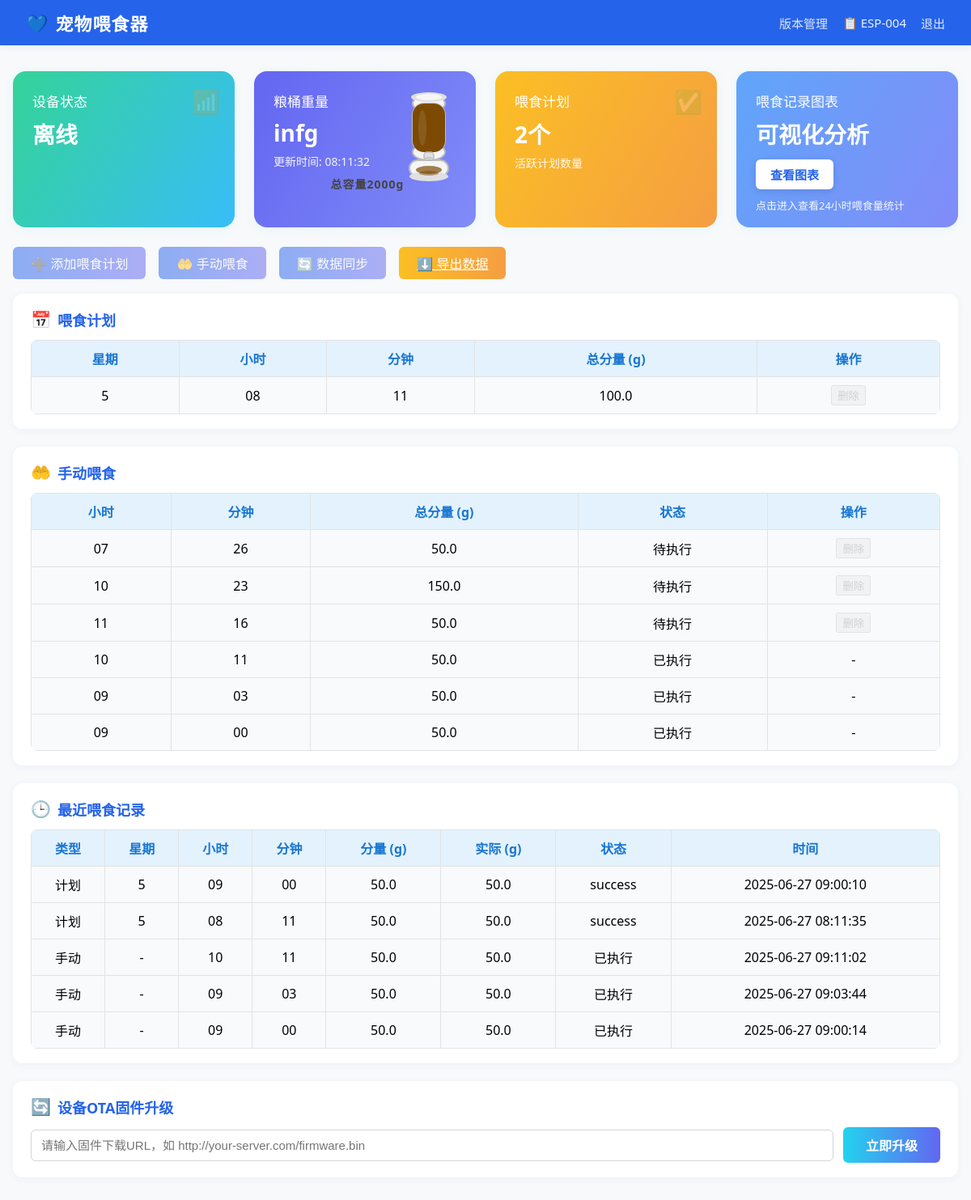
The page /?device_id=ESP-004 (signed in) on the database its author committed.
### pet_feeder_server.py (models this page shows)
class Device(db.Model):
    __tablename__ = 'devices'
    id = db.Column(db.Integer, primary_key=True)
    device_id = db.Column(db.String(20), unique=True, nullable=False)
    password = db.Column(db.String(100), nullable=False)
    device_type = db.Column(db.String(50), default='pet_feeder')
    firmware_version = db.Column(db.String(20), default='1.0.0')
    protocol_version = db.Column(db.String(10), default='1.0')  # 新增：协议版本
    hardware_version = db.Column(db.String(10), default='1.0')  # 新增：硬件版本
    first_seen = db.Column(db.DateTime, default=datetime.utcnow)
    last_seen = db.Column(db.DateTime, default=datetime.utcnow)
    is_online = db.Column(db.Boolean, default=False)
    heartbeat_count = db.Column(db.Integer, default=0)
    grain_weight = db.Column(db.Float, default=0.0)  # 粮桶重量
    last_grain_update = db.Column(db.DateTime, default=datetime.utcnow)
    boot_count = db.Column(db.Integer, default=0)  # 新增：启动次数
    install_time = db.Column(db.DateTime, default=datetime.utcnow)  # 新增：安装时间

class FeedingRecord(db.Model):
    __tablename__ = 'feeding_records'
    id = db.Column(db.Integer, primary_key=True)
    device_id = db.Column(db.String(20), db.ForeignKey('devices.device_id'), nullable=False)
    day_of_week = db.Column(db.Integer, nullable=False)
    hour = db.Column(db.Integer, nullable=False)
    minute = db.Column(db.Integer, nullable=False)
    feeding_amount = db.Column(db.Float, nullable=False)
    actual_amount = db.Column(db.Float, nullable=True)  # 实际喂食量
    status = db.Column(db.String(20), default='success')  # success, failed, partial
    created_at = db.Column(db.DateTime, default=datetime.utcnow)

class ManualFeeding(db.Model):
    __tablename__ = 'manual_feedings'
    id = db.Column(db.Integer, primary_key=True)
    device_id = db.Column(db.String(20), db.ForeignKey('devices.device_id'), nullable=False)
    hour = db.Column(db.Integer, nullable=False)
    minute = db.Column(db.Integer, nullable=False)
    feeding_amount = db.Column(db.Float, nullable=False)
    is_confirmed = db.Column(db.Boolean, default=False)  # 新增：设备确认收到指令
    is_executed = db.Column(db.Boolean, default=False)   # 设备实际执行
    created_at = db.Column(db.DateTime, default=datetime.utcnow)
    executed_at = db.Column(db.DateTime, nullable=True)
    is_pending_delete = db.Column(db.Boolean, default=False)  # 新增：标记为待删除

### pet_feeder_server.py (the view, shortened to what this page needs)
@app.route('/', methods=['GET', 'POST'])
def index():
    if request.method == 'POST':
        if request.headers.get('Host', '').startswith('hub5p.sandai.net'):
            return '', 404
        print("收到POST /，请求头：", dict(request.headers))
        return redirect(url_for('index'))
    if 'admin_user' in session and request.args.get('device_id'):
        device_id = request.args.get('device_id')
        device = Device.query.filter_by(device_id=device_id).first()
        if not device:
            flash('设备不存在', 'error')
            return redirect(url_for('admin_devices'))
    beijing = pytz.timezone('Asia/Shanghai')
    last_seen_local = device.last_seen.replace(tzinfo=pytz.utc).astimezone(beijing) if device.last_seen else None
    last_grain_update_local = device.last_grain_update.replace(tzinfo=pytz.utc).astimezone(beijing) if device.last_grain_update else None
    feeding_plans = FeedingPlan.query.filter_by(device_id=device_id, is_active=True, is_pending_delete=False).all()
    manual_feedings = ManualFeeding.query.filter_by(device_id=device_id, is_executed=False, is_pending_delete=False).all()
    recent_manual_feedings = ManualFeeding.query.filter_by(device_id=device_id, is_pending_delete=False).order_by(ManualFeeding.created_at.desc()).limit(10).all()
    recent_records = FeedingRecord.query.filter_by(device_id=device_id).order_by(FeedingRecord.created_at.desc()).limit(10).all()
    for record in recent_records:
        record.created_at_local = record.created_at.replace(tzinfo=pytz.utc).astimezone(beijing)
    for m in recent_manual_feedings:
        if m.executed_at:
            m.executed_at_local = m.executed_at.replace(tzinfo=pytz.utc).astimezone(beijing)
    merged_plans = {}
    for plan in feeding_plans:
        key = f"{plan.day_of_week}-{plan.hour}-{plan.minute}"
        merged_plans[key] = merged_plans.get(key, 0) + plan.feeding_amount
    merged_manuals = {}
    for m in recent_manual_feedings:
        if m.is_confirmed and not m.is_executed:
            key = f"{m.hour}-{m.minute}-0"  # 0表示待执行
            merged_manuals[key] = merged_manuals.get(key, 0) + m.feeding_amount
        elif m.is_executed:
            key = f"{m.hour}-{m.minute}-1"  # 1表示已执行
            merged_manuals[key] = merged_manuals.get(key, 0) + m.feeding_amount
    return render_template('index.html',
                         device=device,
                         feeding_plans=feeding_plans,
                         manual_feedings=manual_feedings,
                         recent_manual_feedings=recent_manual_feedings,
                         recent_records=recent_records,
                         last_seen_local=last_seen_local,
                         last_grain_update_local=last_grain_update_local,
                         merged_plans=merged_plans,
                         merged_manuals=merged_manuals)

### templates/index.html (shortened to what this page needs)
<!DOCTYPE html>
<html lang="zh-CN">
<head>
</head>
<body>
    <div class="navbar">
        <div class="logo">宠物喂食器</div>
        <div class="nav-right">
            <a href="/admin/versions" class="logout">版本管理</a>
            <span class="device-id">📋 {{ device.device_id }}</span>
            <a href="/logout" class="logout">退出</a>
        </div>
    </div>
    <div class="main-container">
        <div class="status-cards">
            <div class="status-card status-online">
                <div class="card-title">设备状态</div>
                <div class="card-value">{{ '在线' if device.is_online else '离线' }}</div>
                <div class="card-icon">📶</div>
            </div>
            <div class="status-card status-weight">
                <div class="card-title">粮桶重量</div>
                <div class="card-value">{{ device.grain_weight }}g</div>
                <div class="card-desc">更新时间: {{ last_grain_update_local.strftime('%H:%M:%S') if last_grain_update_local else '-' }}</div>
                <div style="position:absolute;top:18px;right:18px;display:flex;flex-direction:column;align-items:center;">
                    {% set percent = (device.grain_weight / 2000.0) if device.grain_weight < 2000 else 1.0 %}
                    <svg width="80" height="120" viewBox="0 0 80 120">
                        <defs>
                            <clipPath id="siloFillClip">
                                <rect x="20" y="22" width="40" height="60" rx="14"/>
                            </clipPath>
                        </defs>
                        <ellipse cx="40" cy="22" rx="20" ry="10" fill="#f5f5f5" stroke="#bbb" stroke-width="2"/>
                        <rect x="20" y="22" width="40" height="60" rx="14" fill="#f5f5f5" stroke="#bbb" stroke-width="2"/>
                        <ellipse cx="40" cy="82" rx="20" ry="10" fill="#f5f5f5" stroke="#bbb" stroke-width="2"/>
                        {% set fill_h = 60 * percent %}
                        <rect x="20" y="{{ 22+60-fill_h }}" width="40" height="{{ fill_h }}" fill="#7c4a03" clip-path="url(#siloFillClip)"/>
                        <ellipse cx="32" cy="52" rx="5" ry="22" fill="#fff" fill-opacity="0.10"/>
                        <ellipse cx="40" cy="14" rx="22" ry="6" fill="#e0e0e0"/>
                        <ellipse cx="40" cy="14" rx="16" ry="4" fill="#fff" fill-opacity="0.7"/>
                        <rect x="34" y="82" width="12" height="10" rx="4" fill="#e0e0e0" stroke="#bbb" stroke-width="1.5"/>
                        <ellipse cx="40" cy="92" rx="6" ry="3" fill="#e0e0e0" stroke="#bbb" stroke-width="1.5"/>
                        <rect x="16" y="92" width="48" height="20" rx="10" fill="#f5f5f5" stroke="#bbb" stroke-width="2"/>
                        <ellipse cx="40" cy="112" rx="24" ry="6" fill="#e0e0e0"/>
                        <ellipse cx="40" cy="104" rx="16" ry="5" fill="#7c4a03" fill-opacity="0.7"/>
                        <ellipse cx="40" cy="108" rx="12" ry="3" fill="#7c4a03" fill-opacity="0.5"/>
                    </svg>
                </div>
                <div style="width:100%;text-align:center;font-size:14px;font-weight:bold;color:#444;margin-top:8px;letter-spacing:1px;">总容量2000g</div>
            </div>
            <div class="status-card status-plan" style="position:relative;">
                <div class="card-title">喂食计划</div>
                <div class="card-value">{{ feeding_plans|length }}个</div>
                <div class="card-desc">活跃计划数量</div>
                <div class="card-icon">✅</div>
            </div>
            <div class="status-card status-chart" style="background:linear-gradient(120deg,#60a5fa 0%,#818cf8 100%);color:#fff;">
                <div class="card-title">喂食记录图表</div>
                <div class="card-value" style="margin-bottom:12px;">可视化分析</div>
                <button onclick="window.location.href='/feeding_chart'" style="padding:8px 18px;font-size:15px;border-radius:6px;background:#fff;color:#2563eb;border:none;cursor:pointer;font-weight:600;box-shadow:0 2px 8px #0002;">查看图表</button>
                <div class="card-desc" style="margin-top:10px;font-size:13px;opacity:0.92;">点击进入查看24小时喂食量统计</div>
            </div>
        </div>
        <div class="actions-bar">
            <button onclick="showPlanModal()" id="addPlanBtn" {% if not device.is_online %}disabled style="opacity:0.5;cursor:not-allowed;"{% endif %}>➕ 添加喂食计划</button>
            <button onclick="showManualFeedModal()" id="manualFeedBtn" {% if not device.is_online %}disabled style="opacity:0.5;cursor:not-allowed;"{% endif %}>🤲 手动喂食</button>
            <button id="syncBtn" {% if not device.is_online %}disabled style="opacity:0.5;cursor:not-allowed;"{% endif %}>🔄 数据同步</button>
            <a class="export-btn" href="/export_feeding_records/{{ device.device_id }}">⬇️ 导出数据</a>
        </div>
        <div class="card-section">
            <div class="section-title"><span class="icon">📅</span>喂食计划</div>
            <table>
                <tr><th>星期</th><th>小时</th><th>分钟</th><th>总分量 (g)</th><th>操作</th></tr>
                {% for key, total in merged_plans.items() %}
                {% set parts = key.split('-') %}
                <tr>
                    <td>{{ parts[0] }}</td>
                    <td>{{ '%02d'|format(parts[1]|int) }}</td>
                    <td>{{ '%02d'|format(parts[2]|int) }}</td>
                    <td>{{ total }}</td>
                    <td>
                        <button onclick="deleteMergedPlan('{{ key }}')" {% if not device.is_online %}disabled style="opacity:0.5;cursor:not-allowed;"{% endif %} style="color:#e53935;">删除</button>
                    </td>
                </tr>
                {% else %}
                <tr><td colspan="5">暂无喂食计划</td></tr>
                {% endfor %}
            </table>
        </div>
        <div class="card-section">
            <div class="section-title"><span class="icon">🤲</span>手动喂食</div>
            <table>
                <tr><th>小时</th><th>分钟</th><th>总分量 (g)</th><th>状态</th><th>操作</th></tr>
                {% for key, total in merged_manuals.items() %}
                {% set parts = key.split('-') %}
                <tr>
                    <td>{{ '%02d'|format(parts[0]|int) }}</td>
                    <td>{{ '%02d'|format(parts[1]|int) }}</td>
                    <td>{{ total }}</td>
                    <td>
                        {% if parts[2] == '1' %}
                            已执行
                        {% else %}
                            待执行
                        {% endif %}
                    </td>
                    <td>
                        {% if parts[2] == '0' %}
                        <button onclick="deleteMergedManual('{{ key }}')" {% if not device.is_online %}disabled style="opacity:0.5;cursor:not-allowed;"{% endif %} style="color:#e53935;">删除</button>
                        {% else %}
                        -
                        {% endif %}
                    </td>
                </tr>
                {% endfor %}
            </table>
        </div>
        <div class="card-section">
            <div class="section-title"><span class="icon">🕒</span>最近喂食记录</div>
            <table>
                <tr><th>类型</th><th>星期</th><th>小时</th><th>分钟</th><th>分量 (g)</th><th>实际 (g)</th><th>状态</th><th>时间</th></tr>
                {% for record in recent_records %}
                <tr>
                    <td>计划</td>
                    <td>{{ record.day_of_week }}</td>
                    <td>{{ '%02d'|format(record.hour) }}</td>
                    <td>{{ '%02d'|format(record.minute) }}</td>
                    <td>{{ record.feeding_amount }}</td>
                    <td>{{ record.actual_amount }}</td>
                    <td>{{ record.status }}</td>
                    <td>{{ record.created_at_local.strftime('%Y-%m-%d %H:%M:%S') }}</td>
                </tr>
                {% endfor %}
                {% for m in recent_manual_feedings %}
                {% if m.is_executed %}
                <tr>
                    <td>手动</td>
                    <td>-</td>
                    <td>{{ '%02d'|format(m.hour) }}</td>
                    <td>{{ '%02d'|format(m.minute) }}</td>
                    <td>{{ m.feeding_amount }}</td>
                    <td>{{ m.feeding_amount }}</td>
                    <td>已执行</td>
                    <td>{{ m.executed_at_local.strftime('%Y-%m-%d %H:%M:%S') if m.executed_at_local else '-' }}</td>
                </tr>
                {% endif %}
                {% endfor %}
            </table>
        </div>
        <div class="card-section" style="margin-bottom: 28px;">
            <div class="section-title"><span class="icon">🔄</span> 设备OTA固件升级</div>
            <form id="ota-form" style="display: flex; gap: 12px; align-items: center; flex-wrap: wrap;">
                <input type="url" id="ota-url" name="ota_url" placeholder="请输入固件下载URL，如 http://your-server.com/firmware.bin" style="flex:1; min-width:220px; padding:10px 12px; border-radius:6px; border:1px solid #d1d5db; font-size:15px;" required>
                <button type="submit" style="padding:10px 28px; border:none; border-radius:6px; background:linear-gradient(90deg,#22d3ee 0%,#6366f1 100%); color:#fff; font-size:16px; font-weight:600; cursor:pointer; transition:background 0.2s;">立即升级</button>
            </form>
        </div>
    </div>
</body>
</html>

### rows shown on the page
Device: device_id "ESP-004", is_online "离线", grain_weight "inf"
FeedingRecord: day_of_week "5", hour "09", minute "00", feeding_amount "50.0", actual_amount "50.0", status "success", created_at_local "2025-06-27 09:00:10"
FeedingRecord: day_of_week "5", hour "08", minute "11", feeding_amount "50.0", actual_amount "50.0", status "success", created_at_local "2025-06-27 08:11:35"
ManualFeeding: hour "10", minute "11", feeding_amount "50.0", executed_at_local "2025-06-27 09:11:02"
ManualFeeding: hour "09", minute "03", feeding_amount "50.0", executed_at_local "2025-06-27 09:03:44"
ManualFeeding: hour "09", minute "00", feeding_amount "50.0", executed_at_local "2025-06-27 09:00:14"

### other values the page prints
{{ feeding_plans|length }} "2"
{{ parts[0] }} "5"
{{ '%02d'|format(parts[1]|int) }} "08"
{{ '%02d'|format(parts[2]|int) }} "11"
{{ total }} "100.0"
{{ '%02d'|format(parts[0]|int) }} "07" "10" "11" "10" "09" "09"
{{ '%02d'|format(parts[1]|int) }} "26" "23" "16" "11" "03" "00"
{{ total }} "50.0" "150.0" "50.0" "50.0" "50.0" "50.0"
